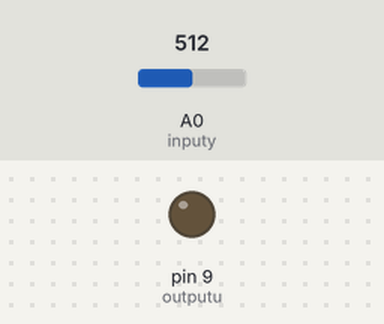
The sketch below on a simulated Arduino Uno, built with avr-gcc and run on an emulated ATmega328P. Parts: output pins drawn as LEDs (lit = HIGH). Inputs (shaded band) come from the test bench; at power-on: A0 (inputy) = 512.

Above: at 1.2 s.
1.3 s: A0 (inputy) set to 0
At 3.15 s:
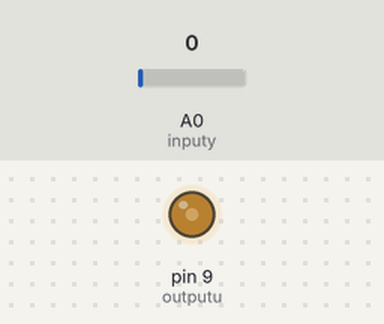
At 4.0 s:
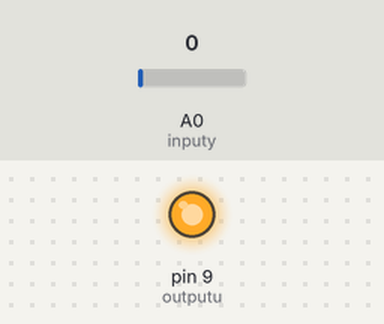
4.3 s: A0 (inputy) set to 18
7.3 s: A0 (inputy) set to 22
8.8 s: A0 (inputy) set to 511
At 11.44 s:
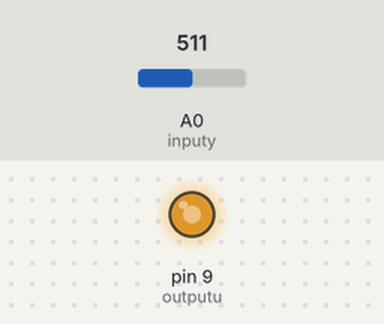
11.8 s: A0 (inputy) set to 453
14.8 s: A0 (inputy) set to 426
Timing chart, 0 to 62.2 s (numbered marks = the images above; inputs shaded):
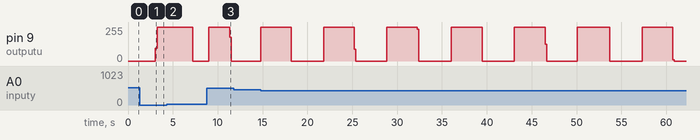

Measured:
- after the input at 1.3 s, pin 9 (outputu): 0/255 → 97/255 after 1.8 s, → 255/255 0.18 s later
- after the input at 7.3 s, every drawn part: stays the same
- after the input at 8.8 s, pin 9 (outputu): 0/255 → 255/255 after 0.21 s instead of 2.7 s
- after the input at 11.8 s, pin 9 (outputu): 0/255 → 255/255 after 3.0 s instead of 2.3 s

The sketch:

PIController.ino
```cpp
int outputu = 9; //PIN 2 input to the plant, output of the shield
int inputy = A0; //PIN 7 output of the plant, input to the shield
int referencia = A1;
int y=0;
int error=0;
int ref=0;
int u = 0;
int u_1 = 0;
int error_1 = 0;
int error_2 = 0;
int k=25;

void setup(){
 //initialize the pins
 pinMode(outputu, OUTPUT);
 pinMode(inputy, INPUT);
 pinMode(referencia, INPUT);

}


void loop(){
 //ref = analogRead(referencia); //si se quiere leer una ref. externa
 ref = 204; //1 V
 y = analogRead(inputy);
 error = (ref -  y);
 u= (25*error) - (17.5*error_1) + u_1;


if (u>0){
 analogWrite(outputu, map(u,0,1023,0,255));
 } else{
 analogWrite(outputu,0);
 }

 error_2 = error_1;
 error_1 = error;
 u_1 = u;
 delay(180);
}

/////
```
